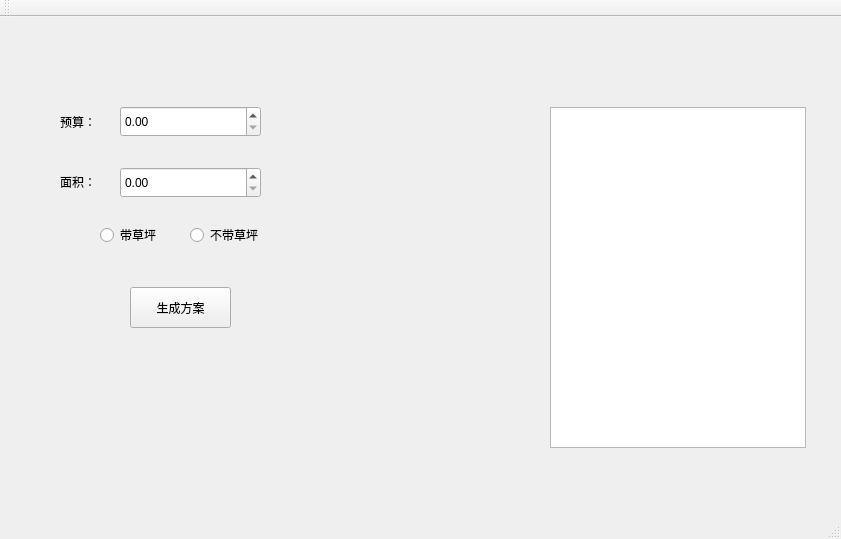
<?xml version="1.0" encoding="UTF-8"?>
<ui version="4.0">
 <class>MyMainWindow</class>
 <widget class="QMainWindow" name="MyMainWindow">
  <property name="geometry">
   <rect>
    <x>0</x>
    <y>0</y>
    <width>841</width>
    <height>539</height>
   </rect>
  </property>
  <property name="windowTitle">
   <string>MyMainWindow</string>
  </property>
  <widget class="QWidget" name="centralWidget">
   <widget class="QDoubleSpinBox" name="input_1">
    <property name="geometry">
     <rect>
      <x>120</x>
      <y>89</y>
      <width>141</width>
      <height>31</height>
     </rect>
    </property>
    <property name="correctionMode">
     <enum>QAbstractSpinBox::CorrectToNearestValue</enum>
    </property>
    <property name="maximum">
     <double>99990000.000000000000000</double>
    </property>
   </widget>
   <widget class="QLabel" name="label_1">
    <property name="geometry">
     <rect>
      <x>60</x>
      <y>89</y>
      <width>41</width>
      <height>31</height>
     </rect>
    </property>
    <property name="text">
     <string>预算：</string>
    </property>
   </widget>
   <widget class="QLabel" name="label_2">
    <property name="geometry">
     <rect>
      <x>60</x>
      <y>149</y>
      <width>41</width>
      <height>31</height>
     </rect>
    </property>
    <property name="text">
     <string>面积：</string>
    </property>
   </widget>
   <widget class="QDoubleSpinBox" name="input_2">
    <property name="geometry">
     <rect>
      <x>120</x>
      <y>150</y>
      <width>141</width>
      <height>31</height>
     </rect>
    </property>
    <property name="maximum">
     <double>99999999.000000000000000</double>
    </property>
   </widget>
   <widget class="QPushButton" name="btn_1">
    <property name="geometry">
     <rect>
      <x>130</x>
      <y>270</y>
      <width>101</width>
      <height>41</height>
     </rect>
    </property>
    <property name="text">
     <string>生成方案</string>
    </property>
   </widget>
   <widget class="QTextBrowser" name="res">
    <property name="geometry">
     <rect>
      <x>550</x>
      <y>90</y>
      <width>256</width>
      <height>341</height>
     </rect>
    </property>
   </widget>
   <widget class="QRadioButton" name="type1">
    <property name="geometry">
     <rect>
      <x>100</x>
      <y>210</y>
      <width>89</width>
      <height>16</height>
     </rect>
    </property>
    <property name="text">
     <string>带草坪</string>
    </property>
   </widget>
   <widget class="QRadioButton" name="type2">
    <property name="geometry">
     <rect>
      <x>190</x>
      <y>210</y>
      <width>89</width>
      <height>16</height>
     </rect>
    </property>
    <property name="text">
     <string>不带草坪</string>
    </property>
   </widget>
   <widget class="QLabel" name="label_title">
    <property name="geometry">
     <rect>
      <x>340</x>
      <y>30</y>
      <width>91</width>
      <height>41</height>
     </rect>
    </property>
    <property name="text">
     <string/>
    </property>
   </widget>
   <widget class="QLabel" name="label_image">
    <property name="geometry">
     <rect>
      <x>300</x>
      <y>90</y>
      <width>191</width>
      <height>211</height>
     </rect>
    </property>
    <property name="text">
     <string/>
    </property>
   </widget>
   <widget class="QLabel" name="label_title_2">
    <property name="geometry">
     <rect>
      <x>640</x>
      <y>30</y>
      <width>91</width>
      <height>41</height>
     </rect>
    </property>
    <property name="text">
     <string/>
    </property>
   </widget>
  </widget>
  <widget class="QMenuBar" name="menuBar">
   <property name="geometry">
    <rect>
     <x>0</x>
     <y>0</y>
     <width>841</width>
     <height>23</height>
    </rect>
   </property>
  </widget>
  <widget class="QToolBar" name="mainToolBar">
   <attribute name="toolBarArea">
    <enum>TopToolBarArea</enum>
   </attribute>
   <attribute name="toolBarBreak">
    <bool>false</bool>
   </attribute>
  </widget>
  <widget class="QStatusBar" name="statusBar"/>
 </widget>
 <layoutdefault spacing="6" margin="11"/>
 <resources/>
 <connections/>
</ui>
